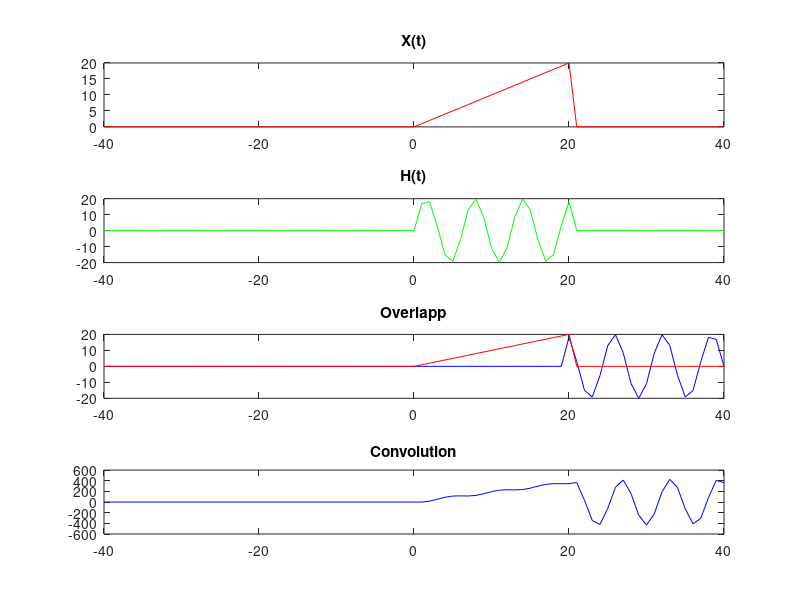

This chart was generated by the following MATLAB code:
clear all;
close all;
clc;
%Sampling the signals ----------------------------------------------------------
x1=0,x2=20;%Setting limits for x(t)
h1=0,h2=20;%Setting limits for h(t)
xi1=x1+h1;
xi2=x2+h2;
if xi1>xi2
  t=-ceil(xi1):ceil(xi1);
elseif xi1<xi2
  t=-ceil(xi2):ceil(xi2);
end
x=t;
h=20*sin(t);
X=zeros(1,length(t));
H=zeros(1,length(t));
H(t<=h2 & t>=h1)=h(t<=h2 & t>=h1);%for t∈(0,20) h(t)=20sin t
X(t>=x1 & t<=x2)=x(t>=x1 & t<=h2);%for t∈(0,20) x(t)=t
%Ploting the X(t) signal-------------------
subplot(4,1,1);
plot(t,X,'r');
title("X(t)");
%Ploting the H(t) signal--------------------
subplot(4,1,2);
plot(t,H,'g');
title("H(t)");
%Calculating the convolution-----------------
Y=zeros(1,length(t));%initialising the conv vector as 0
for i=xi1:xi2
  H1=fliplr(H);%flipping
  H1=circshift(H1,[0,i]);%shifting
  a=H1.*X;%scaling
  Y(t==i)=sum(a);
  %ploting the overlap of X(𝜏) and H(t-𝜏)
  subplot(4,1,3);
  plot(t,H1,'b',t,X,'r');
  title("Overlapp");
  %ploting the convolution
  subplot(4,1,4);
  plot(t,Y,'b');
  title("Convolution");
  pause(0.001);%Delay for animation
end
